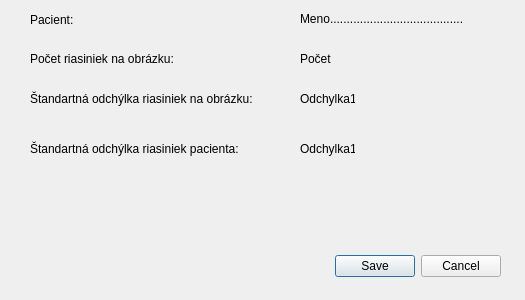
<?xml version="1.0" encoding="UTF-8"?>
<ui version="4.0">
 <class>FinalDialog</class>
 <widget class="QDialog" name="FinalDialog">
  <property name="geometry">
   <rect>
    <x>0</x>
    <y>0</y>
    <width>525</width>
    <height>300</height>
   </rect>
  </property>
  <property name="windowTitle">
   <string>Dialog</string>
  </property>
  <widget class="QDialogButtonBox" name="buttonBox">
   <property name="geometry">
    <rect>
     <x>160</x>
     <y>250</y>
     <width>341</width>
     <height>32</height>
    </rect>
   </property>
   <property name="orientation">
    <enum>Qt::Horizontal</enum>
   </property>
   <property name="standardButtons">
    <set>QDialogButtonBox::Cancel|QDialogButtonBox::Save</set>
   </property>
  </widget>
  <widget class="QLabel" name="Pacient">
   <property name="geometry">
    <rect>
     <x>30</x>
     <y>10</y>
     <width>71</width>
     <height>20</height>
    </rect>
   </property>
   <property name="text">
    <string>Pacient:</string>
   </property>
  </widget>
  <widget class="QLabel" name="name">
   <property name="geometry">
    <rect>
     <x>300</x>
     <y>10</y>
     <width>201</width>
     <height>17</height>
    </rect>
   </property>
   <property name="text">
    <string>Meno........................................</string>
   </property>
  </widget>
  <widget class="QLabel" name="Pocet">
   <property name="geometry">
    <rect>
     <x>30</x>
     <y>50</y>
     <width>171</width>
     <height>17</height>
    </rect>
   </property>
   <property name="text">
    <string>Počet riasiniek na obrázku:</string>
   </property>
  </widget>
  <widget class="QLabel" name="count">
   <property name="geometry">
    <rect>
     <x>300</x>
     <y>50</y>
     <width>55</width>
     <height>17</height>
    </rect>
   </property>
   <property name="text">
    <string>Počet</string>
   </property>
  </widget>
  <widget class="QLabel" name="Odchylka1">
   <property name="geometry">
    <rect>
     <x>30</x>
     <y>90</y>
     <width>251</width>
     <height>17</height>
    </rect>
   </property>
   <property name="text">
    <string>Štandartná odchýlka riasiniek na obrázku:</string>
   </property>
  </widget>
  <widget class="QLabel" name="deviation1">
   <property name="geometry">
    <rect>
     <x>300</x>
     <y>90</y>
     <width>55</width>
     <height>17</height>
    </rect>
   </property>
   <property name="text">
    <string>Odchylka1</string>
   </property>
  </widget>
  <widget class="QLabel" name="Odchylka2">
   <property name="geometry">
    <rect>
     <x>30</x>
     <y>140</y>
     <width>251</width>
     <height>17</height>
    </rect>
   </property>
   <property name="text">
    <string>Štandartná odchýlka riasiniek pacienta:</string>
   </property>
  </widget>
  <widget class="QLabel" name="deviation2">
   <property name="geometry">
    <rect>
     <x>300</x>
     <y>140</y>
     <width>55</width>
     <height>17</height>
    </rect>
   </property>
   <property name="text">
    <string>Odchylka1</string>
   </property>
  </widget>
 </widget>
 <resources/>
 <connections>
  <connection>
   <sender>buttonBox</sender>
   <signal>accepted()</signal>
   <receiver>FinalDialog</receiver>
   <slot>accept()</slot>
   <hints>
    <hint type="sourcelabel">
     <x>248</x>
     <y>254</y>
    </hint>
    <hint type="destinationlabel">
     <x>157</x>
     <y>274</y>
    </hint>
   </hints>
  </connection>
  <connection>
   <sender>buttonBox</sender>
   <signal>rejected()</signal>
   <receiver>FinalDialog</receiver>
   <slot>reject()</slot>
   <hints>
    <hint type="sourcelabel">
     <x>316</x>
     <y>260</y>
    </hint>
    <hint type="destinationlabel">
     <x>286</x>
     <y>274</y>
    </hint>
   </hints>
  </connection>
 </connections>
</ui>
